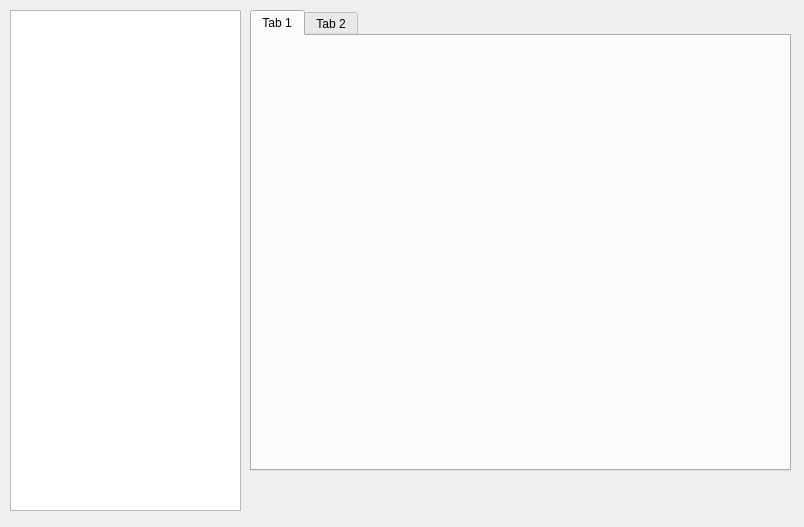
<?xml version="1.0" encoding="UTF-8"?>
<ui version="4.0">
 <class>PreferencesDialog</class>
 <widget class="QDialog" name="PreferencesDialog">
  <property name="geometry">
   <rect>
    <x>0</x>
    <y>0</y>
    <width>804</width>
    <height>527</height>
   </rect>
  </property>
  <property name="windowTitle">
   <string>Dialog</string>
  </property>
  <property name="windowIcon">
   <iconset resource="playerui.qrc">
    <normaloff>:/icon/pigmend.ico</normaloff>:/icon/pigmend.ico</iconset>
  </property>
  <widget class="QPushButton" name="cancelButton">
   <property name="geometry">
    <rect>
     <x>750</x>
     <y>480</y>
     <width>33</width>
     <height>29</height>
    </rect>
   </property>
   <property name="sizePolicy">
    <sizepolicy hsizetype="Fixed" vsizetype="Fixed">
     <horstretch>0</horstretch>
     <verstretch>0</verstretch>
    </sizepolicy>
   </property>
   <property name="toolTip">
    <string>Cancel [Esc]</string>
   </property>
   <property name="styleSheet">
    <string notr="true"/>
   </property>
   <property name="text">
    <string/>
   </property>
   <property name="icon">
    <iconset resource="playerui.qrc">
     <normaloff>:/buttons/img/buttons/x-mark-16.ico</normaloff>:/buttons/img/buttons/x-mark-16.ico</iconset>
   </property>
   <property name="autoDefault">
    <bool>false</bool>
   </property>
   <property name="flat">
    <bool>true</bool>
   </property>
  </widget>
  <widget class="QPushButton" name="okButton">
   <property name="geometry">
    <rect>
     <x>700</x>
     <y>480</y>
     <width>33</width>
     <height>29</height>
    </rect>
   </property>
   <property name="sizePolicy">
    <sizepolicy hsizetype="Fixed" vsizetype="Fixed">
     <horstretch>0</horstretch>
     <verstretch>0</verstretch>
    </sizepolicy>
   </property>
   <property name="toolTip">
    <string>Search data [Enter]</string>
   </property>
   <property name="styleSheet">
    <string notr="true"/>
   </property>
   <property name="text">
    <string/>
   </property>
   <property name="icon">
    <iconset resource="playerui.qrc">
     <normaloff>:/buttons/img/buttons/check-mark-16.ico</normaloff>:/buttons/img/buttons/check-mark-16.ico</iconset>
   </property>
   <property name="autoDefault">
    <bool>false</bool>
   </property>
   <property name="default">
    <bool>true</bool>
   </property>
   <property name="flat">
    <bool>true</bool>
   </property>
  </widget>
  <widget class="QTabWidget" name="tabWidget">
   <property name="geometry">
    <rect>
     <x>250</x>
     <y>10</y>
     <width>541</width>
     <height>461</height>
    </rect>
   </property>
   <property name="currentIndex">
    <number>0</number>
   </property>
   <widget class="QWidget" name="tab">
    <attribute name="title">
     <string>Tab 1</string>
    </attribute>
   </widget>
   <widget class="QWidget" name="tab_2">
    <attribute name="title">
     <string>Tab 2</string>
    </attribute>
   </widget>
  </widget>
  <widget class="QListWidget" name="listWidget">
   <property name="geometry">
    <rect>
     <x>10</x>
     <y>10</y>
     <width>231</width>
     <height>501</height>
    </rect>
   </property>
  </widget>
 </widget>
 <resources>
  <include location="playerui.qrc"/>
 </resources>
 <connections/>
</ui>
